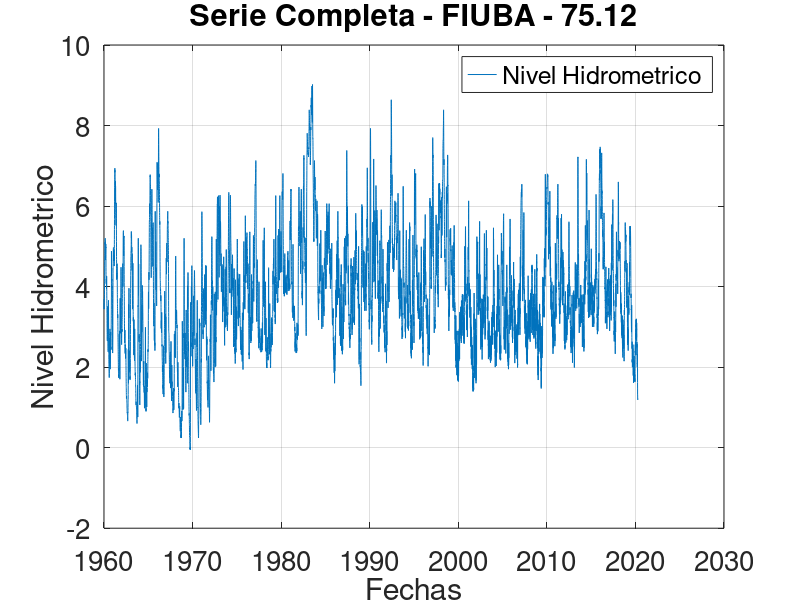
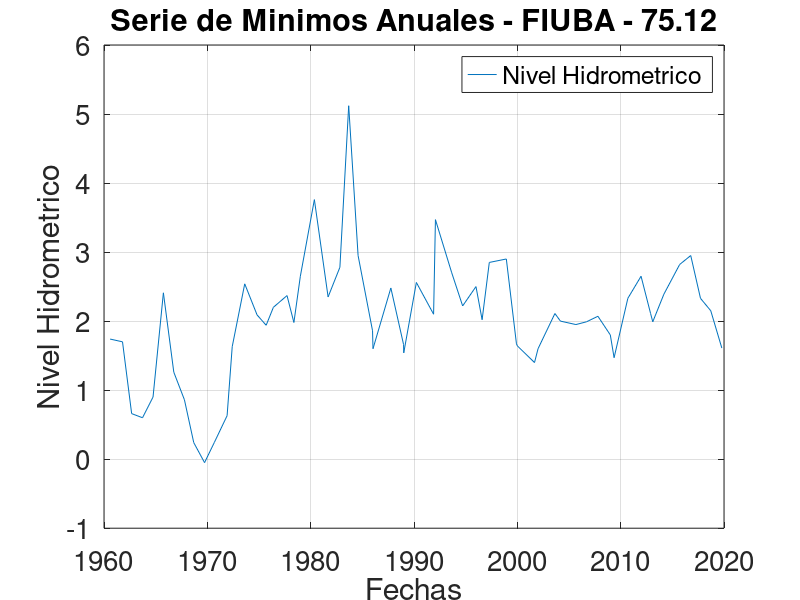
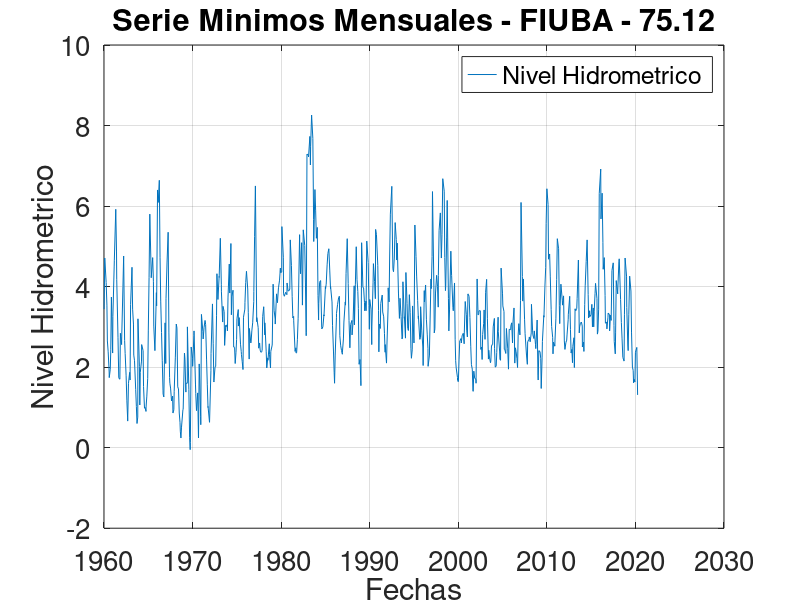

MATLAB code for these plots, in order:
close all
clear all

% Leemos datos del archivo
datos = load('Corrientes_1960-2020.dat');

%-------------------------------FUNCIONES--------------------------------------%

% vectorFechas: es un vector con fechas
% vectorNivelesHidrometricos: es un vector con los niveles hidrometricos
% titulo: es el titulo que va a tener el grafico
%
% Hace el grafico
function resultado = graficar(vectorFechas, vectorNivelesHidrometricos, titulo)
  % Lista de elementos a graficar
  legend_list = {"Nivel Hidrometrico"};
  
  % Graficador
  plot(vectorFechas, vectorNivelesHidrometricos, '-');
  
  datetick(gca);

  legend(legend_list);
  
  % Título
  title(titulo);

  % Rótulos de ejes
  xlabel("Fechas",'fontsize',10)
  ylabel("Nivel Hidrometrico",'fontsize',14)
  
  % Grilla
  grid

  % Tamaño de letra de los n
  set(gca,'fontsize',20); % sets font of numbers on axes
  
  print -djpg serie_minimos_anuales.jpg
endfunction

% datos: matriz con los datos tal cual los cargamos desde el inicio del programa
%
% Devuelve un vector con las fechas transformadas de manera que pueda ser ploteada
function resultado = convertirFechas(datos)
  vectorFechas = [];
  
  for i=1:rows(datos)
    anio = datos(i,3);
    mes = datos(i,2);
    dia = datos(i,1);
    
    vectorFechas(i,1) = datenum(anio,mes,dia);
  endfor
  resultado = vectorFechas;
endfunction

% datos: matriz con los datos tal cual los cargamos desde el inicio del programa
%
% Devuelve una matriz que tiene la misma cantidad de columnas que "datos"
% Ademas, tambien mantiene el formato donde las columnas son dia mes anio nivel-hidrometrico
function resultado = minimos_anuales(datos)
  matrizMinimosAnuales = [];
  dimension = rows(datos);
  i = 1;
  j = 1;
  
  while i <= dimension
    anio = datos(i,3);
    mes = datos(i,2);
    dia = datos(i,1);
    minimo_anual = datos(i,4);

    % Busco el minimo del año
    while i <= dimension && datos(i,3) == anio
      if(datos(i,4) < minimo_anual)
        dia = datos(i,1);
        mes = datos(i,2);
        minimo_anual = datos(i,4);
      endif
      i = i + 1;
    endwhile
    
    % El año 2020 no esta completo asi que no lo tomamos
    if anio == 2020
      break;
    endif
    
    matrizMinimosAnuales(j,:) = [dia, mes, anio, minimo_anual];
    j = j + 1;
  endwhile
  resultado = matrizMinimosAnuales;
endfunction

function resultado = minimos_mensuales(datos)
  matrizPromediosMensuales = [];
  dimension = rows(datos);
  i = 1;
  j = 1;

  while i <= dimension
    anio = datos(i,3);
    mes = datos(i,2);
    dia = datos(i,1);
    minimo_mensual = datos(i,4);

    % Busca minimo del mes
    while i <= dimension && datos(i,2) == mes
      if datos(i,4) < minimo_mensual
        minimo_mensual = datos(i,4);
        mes = datos(i,2);
        dia = datos(i,1);
      endif
      
      i = i + 1;
    endwhile
    
    % Termina el programa cuando llego a abril 2020 ya esta incompleto este mes.
    if anio == 2020 && mes == 4
      break;
    endif
    
    matrizPromediosMensuales(j,:) = [dia, mes, anio, minimo_mensual];
    j = j + 1;
  endwhile
  
  resultado = matrizPromediosMensuales;
endfunction

% Devuelve un vector con datos del mes que tiene en promedio el menor nivel hidrometrico
function resultado = obtener_mes_minimo_promedio(datos)
  dimension = rows(datos);
  minimo = datos(1,4);
  vectorConMinimo = datos(1,:);
  i = 1;
  
  while i <= dimension    
    if datos(i,4) < minimo
      minimo = datos(i,4);
      vectorConMinimo = datos(i,:);
    endif
  
  i = i + 1;
  endwhile
  
  resultado = vectorConMinimo;
endfunction

% Devuelve matriz con el rango del periodo especificado
function resultado = recortar_periodo(datos,desdeAnio,hastaAnio)
  nuevosDatos = [];
  j = 1;
  
  for i=1:rows(datos)
    if (datos(i,3) >= desdeAnio) && (datos(i,3) <= hastaAnio)
      nuevosDatos(j,:) = datos(i,:);
      j = j + 1;
    endif
  endfor
  
  resultado = nuevosDatos;
endfunction

% Ordena la matriz por niveles hidrometricos de menor a mayor
function s = bubblesort(v)
  itemCount = length(v);
  do
    hasChanged = false;
    itemCount--;
    for i = 1:itemCount
      if ( v(i,4) > v(i+1,4) )
        aux = v(i,:);
        v(i,:) = v(i+1,:);
        v(i+1,:) = aux;
        hasChanged = true;
      endif
     endfor
  until(hasChanged == false)
  s = v;
endfunction

%-------------------------------FIN DE FUNCIONES-------------------------------%

% Punto a del ejercicio
vectorFechas = convertirFechas(datos);
graficar(vectorFechas, datos(:,4), "Serie Completa - FIUBA - 75.12");

% Punto b del ejercicio
matrizMinimosAnuales = minimos_anuales(datos);
vectorFechas = convertirFechas(matrizMinimosAnuales);
graficar(vectorFechas,matrizMinimosAnuales(:,4),"Serie de Minimos Anuales - FIUBA - 75.12");

% Punto c del ejercicio
matrizPromediosMensuales = minimos_mensuales(datos);

% El mes es Septiembre del año 1969 y el valor del promedio es 0.-0.050000
vectorMesMinimo = obtener_mes_minimo_promedio(matrizPromediosMensuales);

vectorFechas = convertirFechas(matrizPromediosMensuales);
graficar(vectorFechas,matrizPromediosMensuales(:,4),"Serie Minimos Mensuales - FIUBA - 75.12");

% Punto d del ejercicio
matrizMinimosAnuales = minimos_mensuales(datos);
nuevoPeriodo = recortar_periodo(matrizMinimosAnuales, 1975,2020);

periodoOrdenado = bubblesort(nuevoPeriodo); # Ordena de menor a mayor por niveles hidrometricos
dlmwrite('ranking_5_principales_bajantes.csv', periodoOrdenado); #Exportar datos como archivo .csv
